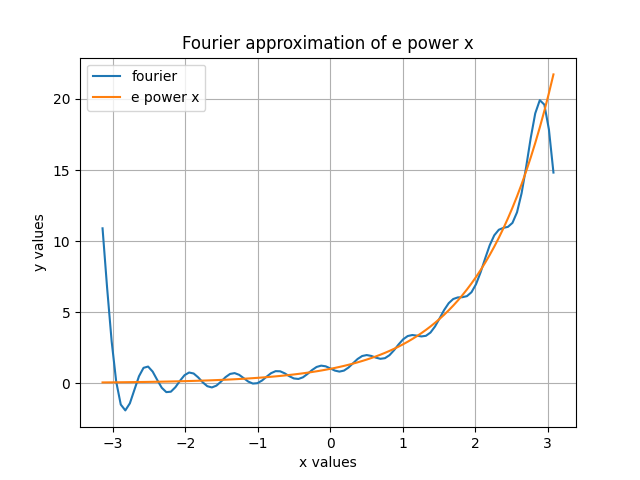

Python code for this plot:
from scipy.integrate import quad
import math
import numpy as np
import matplotlib.pyplot as plt

# using e power x as a function
def fn(x):
    return math.e**x

# finding ak value to be used for sn
def ak(k):
    # finding the integrand and integrating and returning the value of ak
    integrand = lambda x : fn(x) * math.cos(k*x)
    ax = quad(integrand, -math.pi, math.pi)[0]
    return ax/math.pi

# doing similarly for bk after taking the k 
def bk(k):
    integrand = lambda x : fn(x) * math.sin(k*x)
    ax = quad(integrand, -math.pi, math.pi)[0]
    return ax/math.pi

# finding sn for a particular x and n
def sn(n,x):
    # moving with the formula given for sn
    s = ak(0) / 2
    # computing both of the sigma for 1 to n
    sum1 = 0
    sum2 = 0
    for i in range(1,n+1):
        sum1 += ak(i)*math.cos(i*x)
        sum2 += bk(i)*math.sin(i*x)
    # returning sn
    return sum1 +s+ sum2

# defining fourier function
def fourier(n):
    # checking if type is int 
    if(type(n) != int):
        raise Exception("Type should be int")
    # checking if n is greater than 0
    if(n<0):
        raise Exception("Expected non-negative integer")
    # for 100 points
    num = 100
    # finding 100 points in range of -pi to pi
    xpts = np.arange(-math.pi, math.pi, 2*math.pi/num)
    # computing its sn and e power x values for all points in xpt
    ypts = []
    ypts2 = []
    for pt in xpts:
        ypts.append(sn(n, pt))
        ypts2.append(fn(pt))
    # printing the coefficients from 0 to n
    print("Coefficients are as follows")
    print("k", "ak", "bk")
    for i in range(n+1):
        print(i, ak(i), bk(i))
    # plot
    plt.plot(xpts, ypts, label="fourier")
    plt.plot(xpts, ypts2, label="e power x")
    plt.xlabel("x values")
    plt.ylabel("y values")
    plt.title("Fourier approximation of e power x")
    plt.legend()
    plt.grid(True)
    # saving the figure
    plt.savefig("q7.png")
    plt.show()
    
# test
fourier(10)